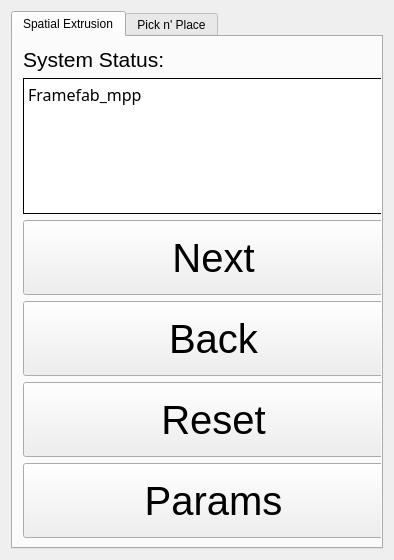
<?xml version="1.0" encoding="UTF-8"?>
<ui version="4.0">
 <class>FrameFabWidget</class>
 <widget class="QWidget" name="FrameFabWidget">
  <property name="geometry">
   <rect>
    <x>0</x>
    <y>0</y>
    <width>394</width>
    <height>560</height>
   </rect>
  </property>
  <property name="windowTitle">
   <string>Form</string>
  </property>
  <layout class="QGridLayout" name="gridLayout">
   <item row="0" column="0">
    <widget class="QTabWidget" name="tabWidget">
     <property name="sizePolicy">
      <sizepolicy hsizetype="Preferred" vsizetype="Preferred">
       <horstretch>0</horstretch>
       <verstretch>0</verstretch>
      </sizepolicy>
     </property>
     <property name="currentIndex">
      <number>0</number>
     </property>
     <widget class="QWidget" name="tab_1">
      <property name="sizePolicy">
       <sizepolicy hsizetype="Minimum" vsizetype="Minimum">
        <horstretch>0</horstretch>
        <verstretch>0</verstretch>
       </sizepolicy>
      </property>
      <attribute name="title">
       <string>Spatial Extrusion</string>
      </attribute>
      <widget class="QWidget" name="layoutWidget">
       <property name="geometry">
        <rect>
         <x>10</x>
         <y>10</y>
         <width>381</width>
         <height>491</height>
        </rect>
       </property>
       <layout class="QVBoxLayout" name="verticalLayout">
        <property name="sizeConstraint">
         <enum>QLayout::SetNoConstraint</enum>
        </property>
        <item>
         <widget class="QLabel" name="label_status">
          <property name="font">
           <font>
            <pointsize>16</pointsize>
           </font>
          </property>
          <property name="text">
           <string>System Status:</string>
          </property>
         </widget>
        </item>
        <item>
         <widget class="QPlainTextEdit" name="textedit_status">
          <property name="font">
           <font>
            <family>Sans Serif</family>
            <pointsize>12</pointsize>
            <weight>50</weight>
            <italic>false</italic>
            <bold>false</bold>
           </font>
          </property>
          <property name="frameShape">
           <enum>QFrame::Box</enum>
          </property>
          <property name="frameShadow">
           <enum>QFrame::Plain</enum>
          </property>
          <property name="readOnly">
           <bool>true</bool>
          </property>
          <property name="plainText">
           <string>Framefab_mpp
</string>
          </property>
          <property name="textInteractionFlags">
           <set>Qt::NoTextInteraction</set>
          </property>
          <property name="backgroundVisible">
           <bool>false</bool>
          </property>
          <property name="centerOnScroll">
           <bool>false</bool>
          </property>
         </widget>
        </item>
        <item>
         <widget class="QPushButton" name="pushbutton_next">
          <property name="enabled">
           <bool>true</bool>
          </property>
          <property name="minimumSize">
           <size>
            <width>0</width>
            <height>75</height>
           </size>
          </property>
          <property name="font">
           <font>
            <pointsize>30</pointsize>
            <weight>50</weight>
            <bold>false</bold>
           </font>
          </property>
          <property name="text">
           <string>Next</string>
          </property>
         </widget>
        </item>
        <item>
         <widget class="QPushButton" name="pushbutton_back">
          <property name="enabled">
           <bool>true</bool>
          </property>
          <property name="minimumSize">
           <size>
            <width>0</width>
            <height>75</height>
           </size>
          </property>
          <property name="font">
           <font>
            <pointsize>30</pointsize>
           </font>
          </property>
          <property name="text">
           <string>Back</string>
          </property>
         </widget>
        </item>
        <item>
         <widget class="QPushButton" name="pushbutton_reset">
          <property name="enabled">
           <bool>true</bool>
          </property>
          <property name="minimumSize">
           <size>
            <width>0</width>
            <height>75</height>
           </size>
          </property>
          <property name="font">
           <font>
            <pointsize>30</pointsize>
            <weight>50</weight>
            <bold>false</bold>
           </font>
          </property>
          <property name="text">
           <string>Reset</string>
          </property>
         </widget>
        </item>
        <item>
         <widget class="QPushButton" name="pushbutton_params">
          <property name="minimumSize">
           <size>
            <width>0</width>
            <height>75</height>
           </size>
          </property>
          <property name="font">
           <font>
            <pointsize>30</pointsize>
           </font>
          </property>
          <property name="text">
           <string>Params</string>
          </property>
         </widget>
        </item>
       </layout>
      </widget>
     </widget>
     <widget class="QWidget" name="tab_2">
      <attribute name="title">
       <string>Pick n' Place</string>
      </attribute>
      <widget class="QPushButton" name="pushbutton_picknplace">
       <property name="geometry">
        <rect>
         <x>10</x>
         <y>10</y>
         <width>211</width>
         <height>51</height>
        </rect>
       </property>
       <property name="text">
        <string>Pick n' Place!</string>
       </property>
      </widget>
     </widget>
    </widget>
   </item>
  </layout>
 </widget>
 <resources/>
 <connections/>
</ui>
